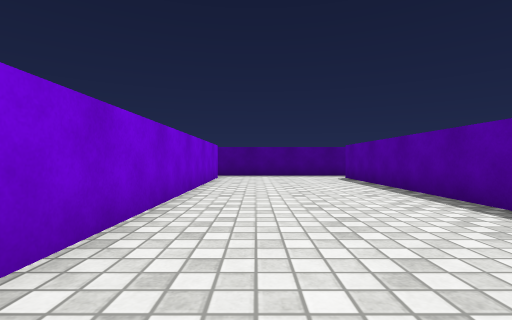
[1] (above)

21 first-person views from a walk through a Unity game level. The camera is 0.52 m above the floor, looks level and sees 85° across. The floor is counted in squares, 1 m on a side. Each view is taken from the middle of a square. On the plan, view 1 faces up. The plan holds only what a view shows up to about 9 squares ahead; the rest is blank. Surface patterns are stand-ins for the level's own textures.

[2]
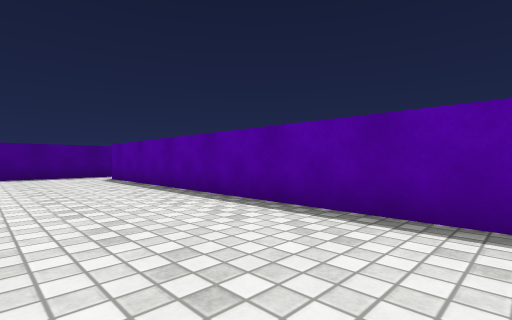

[3]
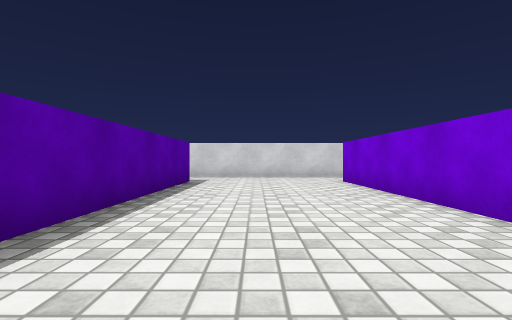

[4]
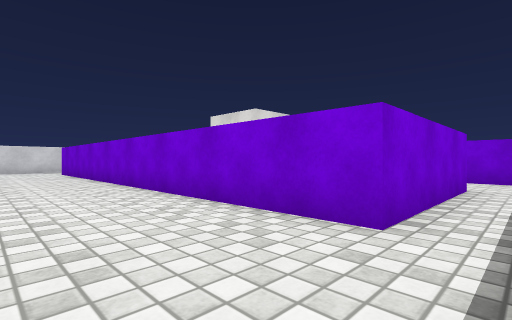

[5]
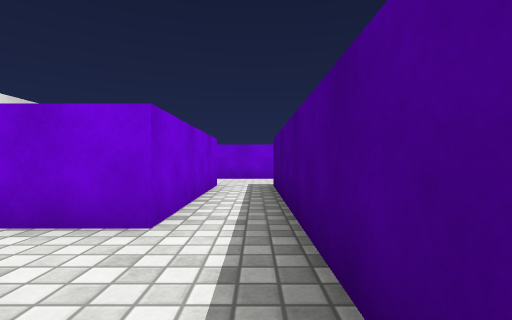

[6]
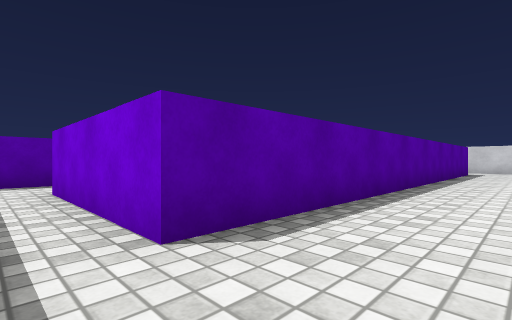

[7]
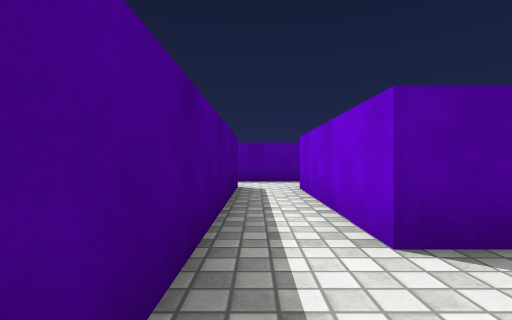

[8]
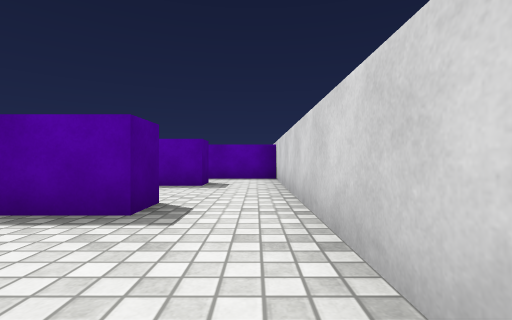

[9]
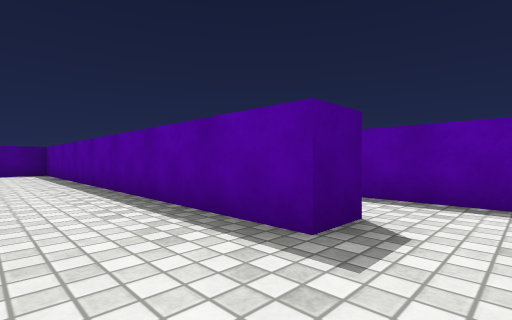

[10]
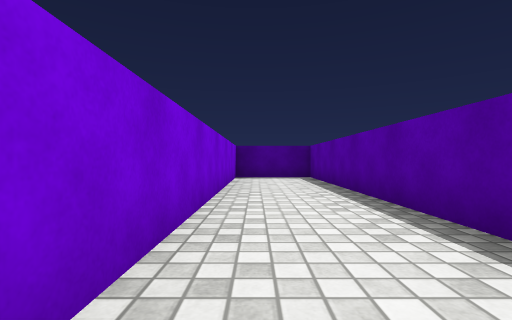

[11]
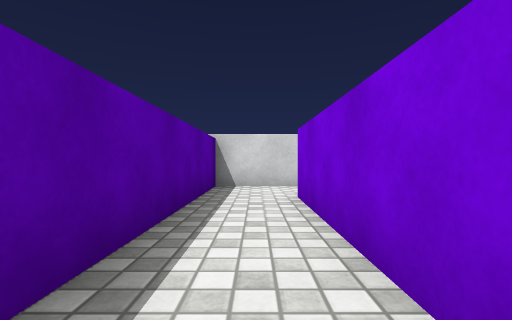

[12]
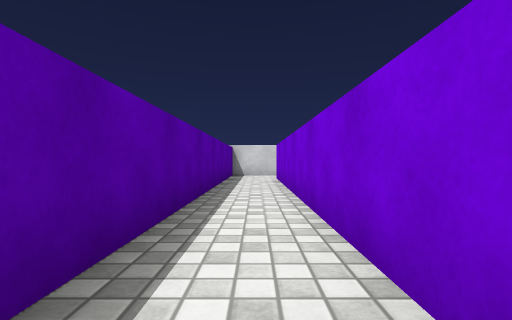

[13]
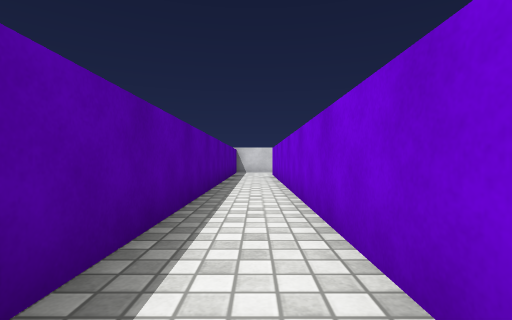

[14]
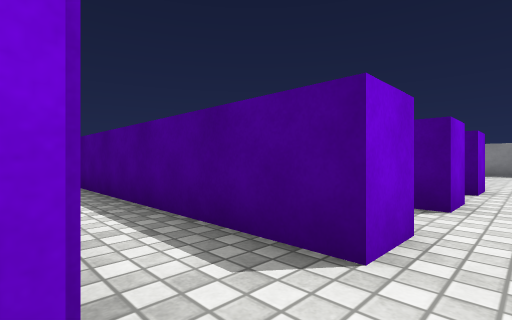

[15]
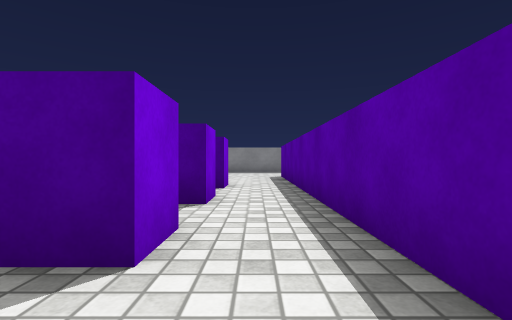

[16]
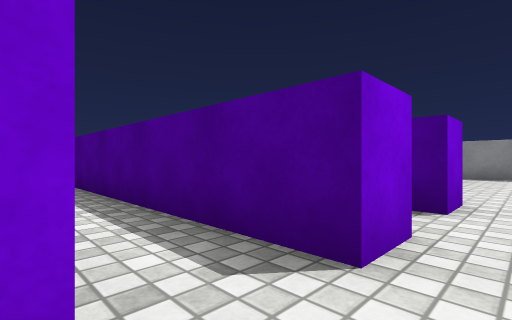

[17]
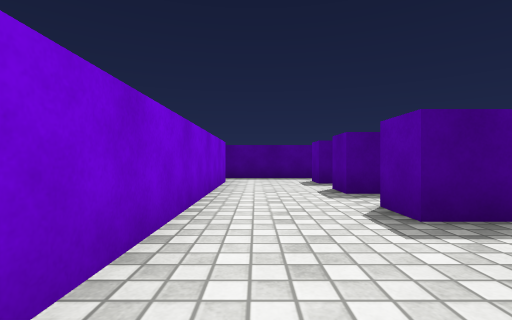

[18]
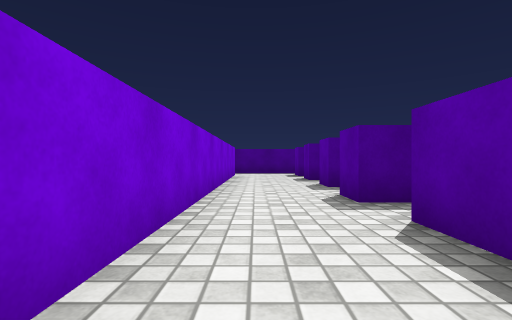

[19]
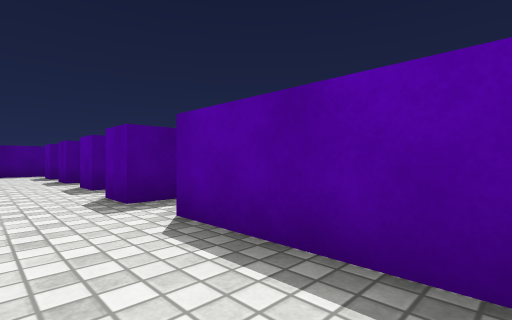

[20]
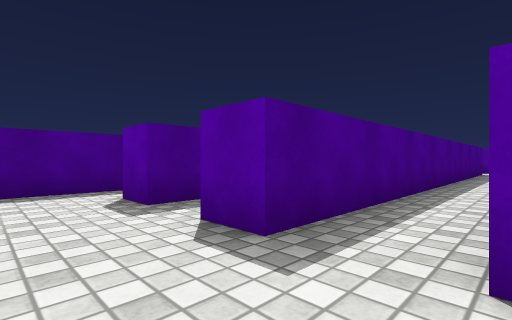

[21]
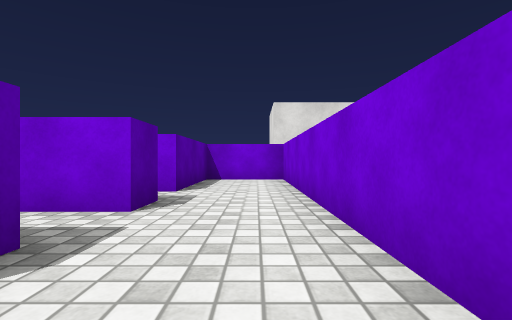

### Floor plan
Ten units are one square. View 1 is at (0, 0); x grows to the right and y downward. Boxes are objects, and circles mark ways between rooms. Rooms are numbered by the first view taken in them; rooms with no view inside come last. Other rooms are left out.
<svg viewBox="-75 -155 158 206">
<path fill="none" stroke="#000" d="M-47 -82 -11 -82 -11 29M34 29 26 29 26 -82 61 -82M64 -94 -47 -94 -47 -101M-6 46 36 46M-67 -105 -67 -85M64 29 56 29 56 -74 34 -74M36 46 66 46M34 -71 34 4M64 -64 64 29M78 -79 78 -104M64 -103 64 -94M66 46 78 46 78 -61M-40 -74 -47 -74 -47 -82M-67 -85 -67 -35 -47 -35 -47 -64M64 -121 64 -113 -47 -113M64 -140 64 -132M78 -104 78 -146M-67 -115 -67 -105M-67 -137 -67 -115M-39 -132 -47 -132 -47 -140M-47 -113 -47 -121M-41 -150 -69 -150"/>
<circle cx="30" cy="35" r="3" fill="#2a7"/>
<circle cx="60" cy="-90" r="3" fill="#2a7"/>
<circle cx="-55" cy="-80" r="3" fill="#2a7"/>
<circle cx="-55" cy="-100" r="3" fill="#2a7"/>
<circle cx="60" cy="35" r="3" fill="#2a7"/>
<circle cx="70" cy="-100" r="3" fill="#2a7"/>
<circle cx="-55" cy="-125" r="3" fill="#2a7"/>
<text x="10" y="-40">1</text>
<text x="50" y="-10">2</text>
<text x="70" y="-30">3</text>
<text x="-50" y="-60">4</text>
<text x="20" y="-110">5</text>
<text x="-60" y="-130">6</text>
</svg>
Room 1 opens to room 2. Room 1 opens to room 3. Room 1 opens to room 4. Room 1 opens to room 5. Room 2 opens to room 3. Room 3 opens to room 5. Room 5 opens to room 6.

Where each view was taken, in squares from view 1:
view 1: 0 up, 0 right, facing up
view 2: 0 up, 0 right, facing up-right
view 3: 4 up, 1 right, facing down
view 4: 9 up, 1 right, facing down-left
view 5: 9 up, 1 right, facing left
view 6: 9 up, 1 right, facing down-right
view 7: 9 up, 1 right, facing right
view 8: 4 down, 0 right, facing right
view 9: 4 down, 4 right, facing up-right
view 10: 1 down, 4 right, facing up
view 11: 1 up, 7 right, facing down
view 12: 5 up, 7 right, facing down
view 13: 7 up, 7 right, facing down
view 14: 8 up, 7 right, facing up-left
view 15: 8 up, 7 right, facing up
view 16: 10 up, 7 right, facing up-left
view 17: 7 up, 6 left, facing up
view 18: 4 up, 6 left, facing up
view 19: 4 up, 6 left, facing up-right
view 20: 10 up, 6 left, facing up-right
view 21: 11 up, 6 left, facing down
